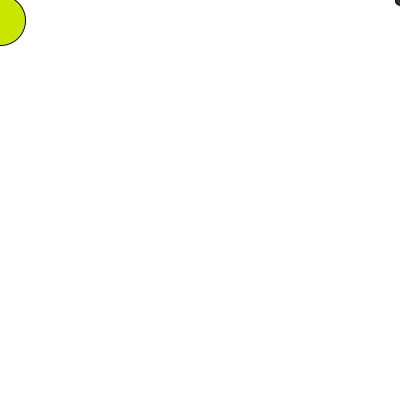
Frame 1 (no input)
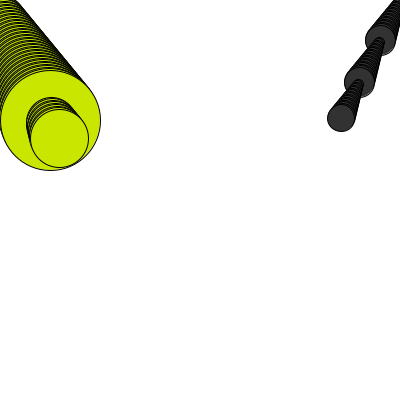
Frame 60 (the mouse pressed at the canvas centre just before this capture)
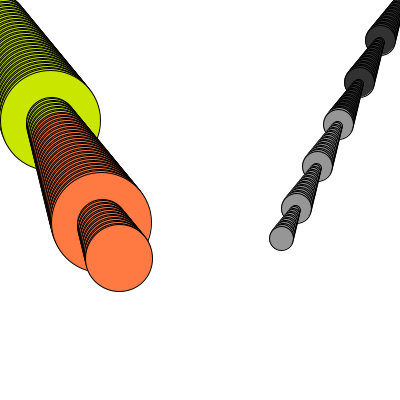
Frame 120 (the mouse held since frame 60 and released just before this capture)

The Processing sketch that drew these frames (run headless with seeded random() and noise(); from frame 60 on, the mouse is pressed at the canvas centre):

// Processing sketch: processing_27518
// ── processing_27518.pde


int x=0;
int y=20;
int a=50;
int b=50;
int c=400;
int d=0;
int e=10;
int f=10;
int z=50;
int g=200;
int h=230;
int i= 0;

void setup () {
  size (400,400);
  background (255);
}

void draw () {
  fill(g,h,i);
  ellipse (x,y,a,b);
  x=x+1;
  y=y+2;
  a=a+1;
  b=b+1;
  
if(y>400){
 y=0;
}
if(x>400){
  x=0;
}
if(a>100){
  a=50;
}
if(b>100){
  b=50;
}

fill(z,z,z);
ellipse (c,d,e,f);
c=c-1;
d=d+2;
e=e+1;
f=f+1;

if(c<0) {
  c=400;
}
if (d>500) {
  d=0;
}
if (e>30) {
  e=10;
}
if (f>30) {
  f=10;
}
 if (mousePressed) {
   z=150;
   g=255;
   h=122;
   i=66;
 }else {
   z=50;
   g=200;
   h=230;
   i=0;
 }
}



                
